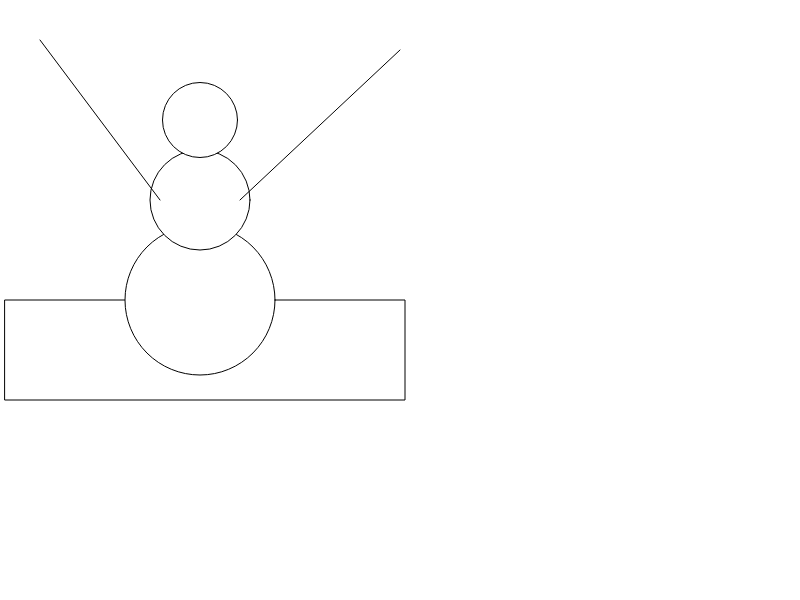
Frame 1 (no input)
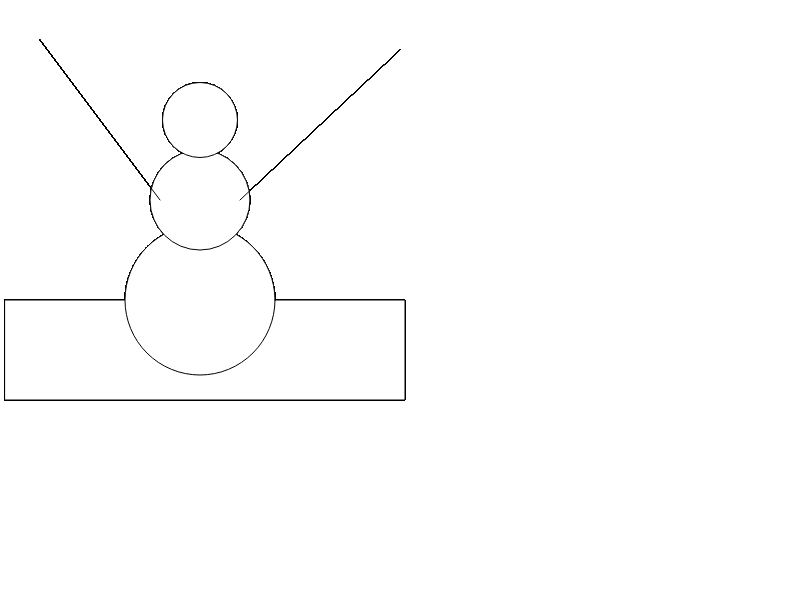
Frame 60 (no input)
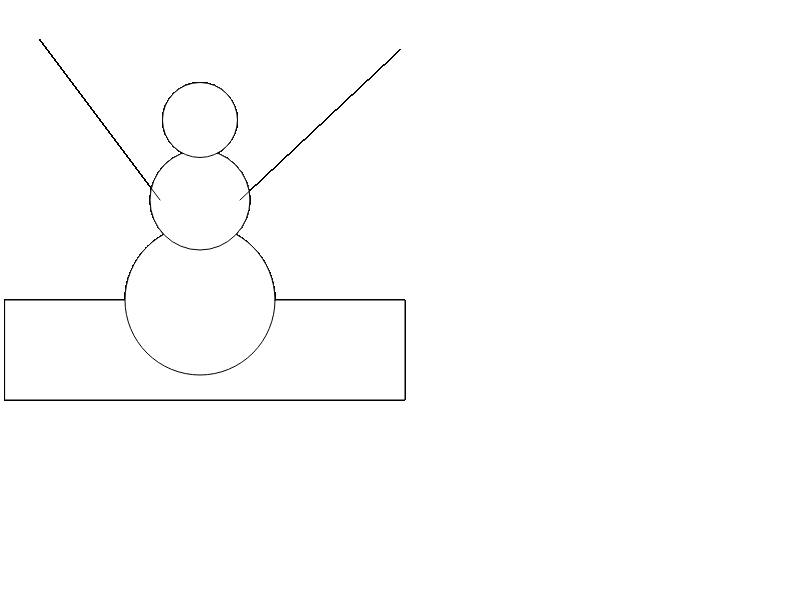
Frame 120 (the mouse pressed at the canvas centre since frame 60)

The p5.js sketch that drew these frames (run headless with seeded random() and noise() and a simulated clock; from frame 60 on, the mouse is pressed at the canvas centre):

// p5.js sketch
// ── sketch.js
function setup() {
  // put setup code here
  createCanvas(800, 600);
}

function draw() {
  // put drawing code here
rect(5, 300, 400, 100);
ellipse(200, 300, 150, 150);
ellipse(200, 200, 100, 100);
ellipse(200, 120, 75, 75);
line(160, 200, 40, 40);
line(240, 200, 400, 50);
}
